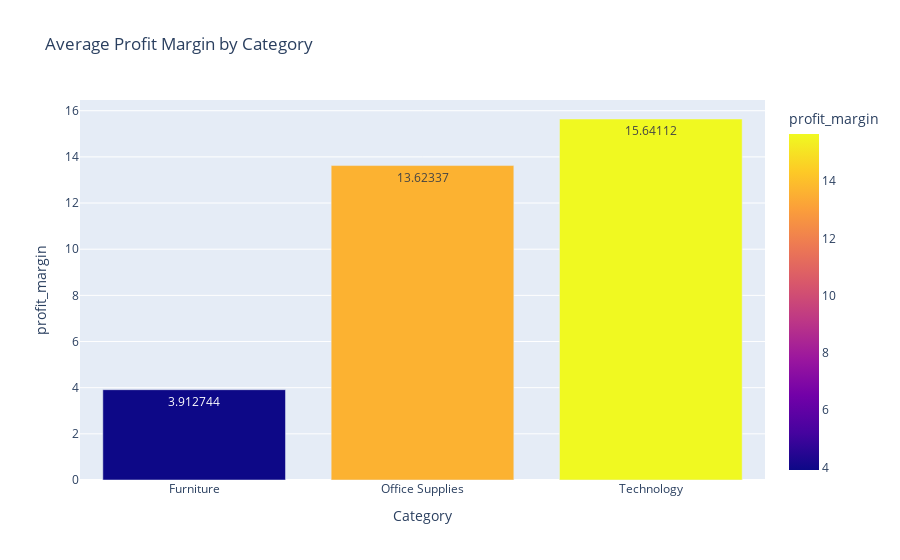

The code cell stored with this chart in its notebook:
### Code cell
# Average Profit Margin by Category
margin_cat = df2.groupby("Category", as_index=False)["profit_margin"].mean()

fig = px.bar(
    margin_cat,
    x="Category",
    y="profit_margin",
    color="profit_margin",
    text_auto=True,
    title="Average Profit Margin by Category"
)
fig.show()

### Figure 1 — Plotly figure (JSON) as saved in the notebook; plotly's stock layout.template omitted (floating-point values rounded to 4 significant figures)
{"data": [{"hovertemplate": "Category=%{x}<br>profit_margin=%{marker.color}<extra></extra>", "legendgroup": "", "marker": {"color": [3.913, 13.62, 15.64], "coloraxis": "coloraxis", "pattern": {"shape": ""}}, "name": "", "orientation": "v", "showlegend": false, "textposition": "auto", "texttemplate": "%{y}", "type": "bar", "x": ["Furniture", "Office Supplies", "Technology"], "xaxis": "x", "y": [3.913, 13.62, 15.64], "yaxis": "y"}], "layout": {"barmode": "relative", "coloraxis": {"colorbar": {"title": {"text": "profit_margin"}}, "colorscale": [[0, "#0d0887"], [0.1111, "#46039f"], [0.2222, "#7201a8"], [0.3333, "#9c179e"], [0.4444, "#bd3786"], [0.5556, "#d8576b"], [0.6667, "#ed7953"], [0.7778, "#fb9f3a"], [0.8889, "#fdca26"], [1, "#f0f921"]]}, "legend": {"tracegroupgap": 0}, "title": {"text": "Average Profit Margin by Category"}, "xaxis": {"anchor": "y", "domain": [0, 1], "title": {"text": "Category"}}, "yaxis": {"anchor": "x", "domain": [0, 1], "title": {"text": "profit_margin"}}}}
